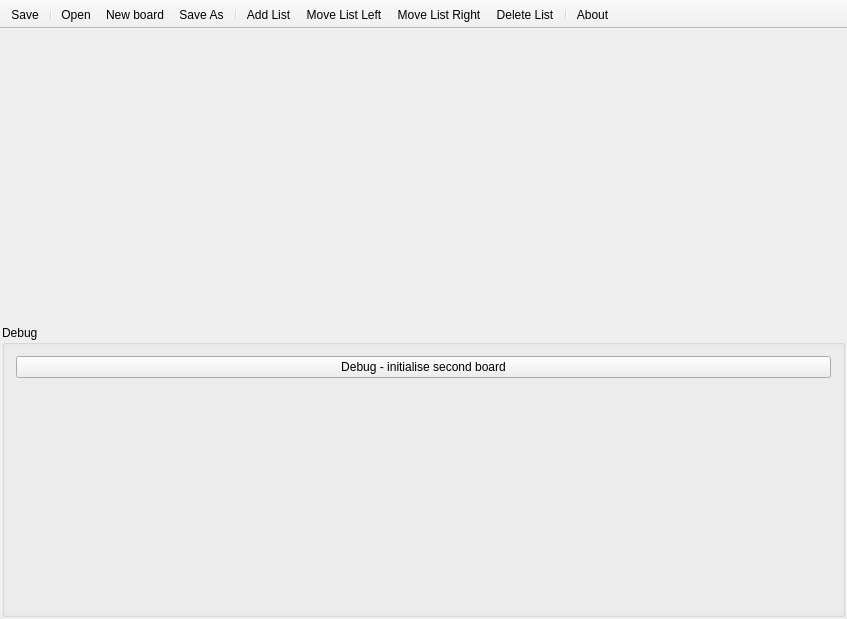
<?xml version="1.0" encoding="UTF-8"?>
<ui version="4.0">
 <class>MainWindow</class>
 <widget class="QMainWindow" name="MainWindow">
  <property name="geometry">
   <rect>
    <x>0</x>
    <y>0</y>
    <width>847</width>
    <height>619</height>
   </rect>
  </property>
  <property name="windowTitle">
   <string>Kanbanapp</string>
  </property>
  <property name="windowIcon">
   <iconset resource="icons.qrc">
    <normaloff>:/icons/kanbanapp2.0_128.png</normaloff>:/icons/kanbanapp2.0_128.png</iconset>
  </property>
  <widget class="QWidget" name="centralWidget">
   <layout class="QVBoxLayout" name="verticalLayout">
    <property name="spacing">
     <number>2</number>
    </property>
    <property name="leftMargin">
     <number>2</number>
    </property>
    <property name="topMargin">
     <number>2</number>
    </property>
    <property name="rightMargin">
     <number>2</number>
    </property>
    <property name="bottomMargin">
     <number>2</number>
    </property>
    <item>
     <widget class="KanbanBoardWidget" name="boardWidget" native="true">
      <property name="sizePolicy">
       <sizepolicy hsizetype="Preferred" vsizetype="Expanding">
        <horstretch>0</horstretch>
        <verstretch>0</verstretch>
       </sizepolicy>
      </property>
     </widget>
    </item>
    <item>
     <widget class="QGroupBox" name="groupBox_debug">
      <property name="minimumSize">
       <size>
        <width>0</width>
        <height>100</height>
       </size>
      </property>
      <property name="title">
       <string>Debug</string>
      </property>
      <layout class="QVBoxLayout" name="verticalLayout_2">
       <item>
        <widget class="QPushButton" name="pushButton_debug">
         <property name="text">
          <string>Debug - initialise second board</string>
         </property>
        </widget>
       </item>
       <item>
        <widget class="KanbanBoardWidget" name="boardWidget_2" native="true">
         <property name="sizePolicy">
          <sizepolicy hsizetype="Preferred" vsizetype="Expanding">
           <horstretch>0</horstretch>
           <verstretch>0</verstretch>
          </sizepolicy>
         </property>
        </widget>
       </item>
      </layout>
     </widget>
    </item>
   </layout>
  </widget>
  <widget class="QToolBar" name="toolBar">
   <property name="contextMenuPolicy">
    <enum>Qt::PreventContextMenu</enum>
   </property>
   <property name="windowTitle">
    <string>toolBar</string>
   </property>
   <property name="movable">
    <bool>false</bool>
   </property>
   <property name="toolButtonStyle">
    <enum>Qt::ToolButtonIconOnly</enum>
   </property>
   <property name="floatable">
    <bool>true</bool>
   </property>
   <attribute name="toolBarArea">
    <enum>TopToolBarArea</enum>
   </attribute>
   <attribute name="toolBarBreak">
    <bool>false</bool>
   </attribute>
   <addaction name="actionSave"/>
   <addaction name="separator"/>
   <addaction name="actionOpen"/>
   <addaction name="actionNew_Board"/>
   <addaction name="actionSave_As"/>
   <addaction name="separator"/>
   <addaction name="actionAdd_List"/>
   <addaction name="actionMove_List_Left"/>
   <addaction name="actionMove_List_Right"/>
   <addaction name="actionDelete_List"/>
   <addaction name="separator"/>
   <addaction name="actionAbout"/>
  </widget>
  <action name="actionOpen">
   <property name="icon">
    <iconset resource="icons.qrc">
     <normaloff>:/icons/opened_folder_48px.png</normaloff>:/icons/opened_folder_48px.png</iconset>
   </property>
   <property name="text">
    <string>Open...</string>
   </property>
  </action>
  <action name="actionSave">
   <property name="icon">
    <iconset resource="icons.qrc">
     <normaloff>:/icons/icons8-save-48.png</normaloff>:/icons/icons8-save-48.png</iconset>
   </property>
   <property name="text">
    <string>Save</string>
   </property>
  </action>
  <action name="actionDebug">
   <property name="icon">
    <iconset resource="icons.qrc">
     <normaloff>:/icons/code_48px.png</normaloff>:/icons/code_48px.png</iconset>
   </property>
   <property name="text">
    <string>Debug</string>
   </property>
  </action>
  <action name="actionSave_As">
   <property name="icon">
    <iconset resource="icons.qrc">
     <normaloff>:/icons/icons8-save-as-48.png</normaloff>:/icons/icons8-save-as-48.png</iconset>
   </property>
   <property name="text">
    <string>Save As...</string>
   </property>
   <property name="toolTip">
    <string>Save as</string>
   </property>
  </action>
  <action name="actionAbout">
   <property name="icon">
    <iconset resource="icons.qrc">
     <normaloff>:/icons/info_48px.png</normaloff>:/icons/info_48px.png</iconset>
   </property>
   <property name="text">
    <string>About...</string>
   </property>
  </action>
  <action name="actionAdd_List">
   <property name="icon">
    <iconset resource="icons.qrc">
     <normaloff>:/icons/add_list_48px.png</normaloff>:/icons/add_list_48px.png</iconset>
   </property>
   <property name="text">
    <string>Add List</string>
   </property>
   <property name="toolTip">
    <string>Add new list</string>
   </property>
  </action>
  <action name="actionMove_List_Left">
   <property name="icon">
    <iconset resource="icons.qrc">
     <normaloff>:/icons/open_pane_48px.png</normaloff>:/icons/open_pane_48px.png</iconset>
   </property>
   <property name="text">
    <string>Move List Left</string>
   </property>
   <property name="toolTip">
    <string>Move selected list left</string>
   </property>
  </action>
  <action name="actionMove_List_Right">
   <property name="icon">
    <iconset resource="icons.qrc">
     <normaloff>:/icons/open_pane_48px flipped.png</normaloff>:/icons/open_pane_48px flipped.png</iconset>
   </property>
   <property name="text">
    <string>Move List Right</string>
   </property>
   <property name="toolTip">
    <string>Move selected list right</string>
   </property>
  </action>
  <action name="actionDelete_List">
   <property name="icon">
    <iconset resource="icons.qrc">
     <normaloff>:/icons/delete_bin_48px.png</normaloff>:/icons/delete_bin_48px.png</iconset>
   </property>
   <property name="text">
    <string>Delete List</string>
   </property>
   <property name="toolTip">
    <string>Delete selected list</string>
   </property>
  </action>
  <action name="actionNew_Board">
   <property name="icon">
    <iconset resource="icons.qrc">
     <normaloff>:/icons/new_file_48px.png</normaloff>:/icons/new_file_48px.png</iconset>
   </property>
   <property name="text">
    <string>New board</string>
   </property>
  </action>
  <action name="actionNo_recent_files">
   <property name="text">
    <string>No recent files</string>
   </property>
  </action>
 </widget>
 <layoutdefault spacing="6" margin="11"/>
 <customwidgets>
  <customwidget>
   <class>KanbanBoardWidget</class>
   <extends>QWidget</extends>
   <header>kanbanboardwidget.h</header>
   <container>1</container>
  </customwidget>
 </customwidgets>
 <resources>
  <include location="icons.qrc"/>
 </resources>
 <connections/>
</ui>
